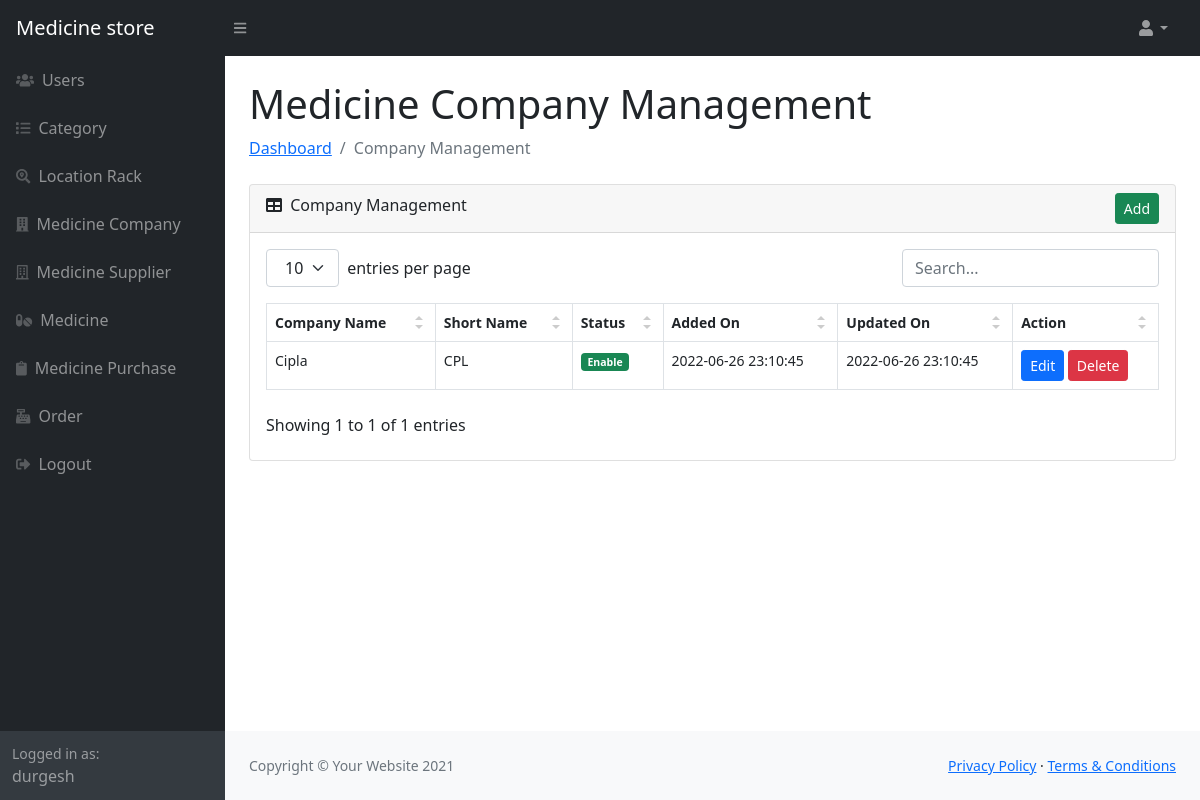
Screenshot of /company.php (signed in) with the database file from the repository.
### tables this page shows
CREATE TABLE `user_msbs` (
  `user_id` int NOT NULL AUTO_INCREMENT,
  `user_name` varchar(200) NOT NULL,
  `user_email` varchar(200) NOT NULL,
  `user_password` varchar(100) NOT NULL,
  `user_type` enum('Master','User') NOT NULL,
  `user_status` enum('Enable','Disable') NOT NULL,
  `user_created_on` datetime NOT NULL,
  PRIMARY KEY (`user_id`)
);

CREATE TABLE `medicine_manufacuter_company_msbs` (
  `medicine_manufacuter_company_id` int NOT NULL AUTO_INCREMENT,
  `company_name` varchar(200) NOT NULL,
  `company_short_name` varchar(30) NOT NULL,
  `company_status` enum('Enable','Disable') NOT NULL,
  `company_added_datetime` datetime NOT NULL,
  `company_updated_datetime` datetime NOT NULL,
  PRIMARY KEY (`medicine_manufacuter_company_id`)
);

### company.php (the view, shortened to what the rows shown need)
<?php
include('class/db.php');
$object = new db();
$object->query = "
    SELECT * FROM medicine_manufacuter_company_msbs
    ORDER BY company_name ASC
";
$result = $object->get_result();
$error = '';
include('header.php');
?>
                        <div class="container-fluid px-4">
                            <h1 class="mt-4">Medicine Company Management</h1>
                        <?php
                        if(isset($_GET["action"], $_GET["code"]))
                        {
                            if($_GET["action"] == 'add')
                            {
                        ?>
                            <ol class="breadcrumb mb-4">
                                <li class="breadcrumb-item"><a href="index.php">Dashboard</a></li>
                                <li class="breadcrumb-item"><a href="company.php">Medicine Company Management</a></li>
                                <li class="breadcrumb-item active">Add Company</li>
                            </ol>
                            <div class="row">
                                <div class="col-md-6">
                                    <?php
                                    if(isset($error) && $error != '')
                                    {
                                        echo '<div class="alert alert-danger alert-dismissible fade show" role="alert"><ul class="list-unstyled">'.$error.'</ul> <button type="button" class="btn-close" data-bs-dismiss="alert" aria-label="Close"></button></div>';
                                    }
                                    ?>
                                    <div class="card mb-4">
                                        <div class="card-header">
                                            <i class="fas fa-user-plus"></i> Add Company
                                        </div>
                                        <div class="card-body">
                                            <form method="post">
                                                <div class="form-floating mb-3">
                                                    <input class="form-control" id="company_name" type="text" placeholder="Enter Company Name" name="company_name" value="<?php if(isset($_POST["company_name"])) echo $_POST["company_name"]; ?>" />
                                                    <label for="company_name">Company Name</label>
                                                </div>
                                                <div class="form-floating mb-3">
                                                    <input class="form-control" id="company_short_name" type="text" placeholder="Enter Company Short Name" name="company_short_name" value="<?php if(isset($_POST["company_short_name"])) echo $_POST["company_short_name"]; ?>" maxlength="3" style="text-transform:uppercase" />
                                                    <label for="company_short_name">Company Short Name</label>
                                                </div>
                                                <div class="mt-4 mb-0">
                                                    <input type="submit" name="add_company" class="btn btn-success" value="Add" />
                                                </div>
                                            </form>
                                        </div>
                                    </div>
                                </div>
                            </div>
                        <?php
                            }
                            else if($_GET["action"] == 'edit')
                            {
                                $medicine_manufacuter_company_id = $object->convert_data(trim($_GET["code"]), 'decrypt');
                                if($medicine_manufacuter_company_id > 0)
                                {
                                    $object->query = "
                                    SELECT * FROM medicine_manufacuter_company_msbs
                                    WHERE medicine_manufacuter_company_id = '$medicine_manufacuter_company_id'
                                    ";
                                    $company_result = $object->get_result();
                                    foreach($company_result as $company_row)
                                    {
                                ?>
                                <ol class="breadcrumb mb-4">
                                    <li class="breadcrumb-item"><a href="index.php">Dashboard</a></li>
                                    <li class="breadcrumb-item"><a href="company.php">Medicine Company Management</a></li>
                                    <li class="breadcrumb-item active">Edit Company</li>
                                </ol>
                                <div class="row">
                                    <div class="col-md-6">
                                        <?php
                                        if(isset($error) && $error != '')
                                        {
                                            echo '<div class="alert alert-danger alert-dismissible fade show" role="alert"><ul class="list-unstyled">'.$error.'</ul> <button type="button" class="btn-close" data-bs-dismiss="alert" aria-label="Close"></button></div>';
                                        }
                                        ?>
                                        <div class="card mb-4">
                                            <div class="card-header">
                                                <i class="fas fa-user-edit"></i> Edit Company
                                            </div>
                                            <div class="card-body">
                                                <form method="post">
                                                    <div class="form-floating mb-3">
                                                        <input class="form-control" id="company_name" type="text" placeholder="Enter Company Name" name="company_name" value="<?php echo $company_row["company_name"]; ?>" />
                                                        <label for="company_name">Company Name</label>
                                                    </div>
                                                    <div class="form-floating mb-3">
                                                        <input class="form-control" id="company_short_name" type="text" placeholder="Enter Company Short Name" name="company_short_name" value="<?php echo $company_row["company_short_name"]; ?>" maxlength="3" style="text-transform:uppercase" />
                                                        <label for="company_short_name">Company Short Name</label>
                                                    </div>
                                                    <div class="mt-4 mb-0">
                                                        <input type="hidden" name="medicine_manufacuter_company_id" value="<?php echo trim($_GET["code"]); ?>" />
                                                        <input type="submit" name="edit_company" class="btn btn-primary" value="Edit" />
                                                    </div>
                                                </form>
                                            </div>
                                        </div>
                                    </div>
                                </div>
                                <?php
                                    }
                                }
                                else
                                {
                                    echo '<div class="alert alert-info">Something Went Wrong</div>';
                                }
                            }
                            else
                            {
                                echo '<div class="alert alert-info">Something Went Wrong</div>';
                            }
                        ?>
                        <?php
                        }
                        else
                        {
                        ?>
                            <div class="card mb-4">
                                <div class="card-body">
                                    <table id="datatablesSimple">
                                        <thead>
                                            <tr>
                                                <th>Company Name</th>
                                                <th>Short Name</th>
                                                <th>Status</th>
                                                <th>Added On</th>
                                                <th>Updated On</th>
                                                <th>Action</th>
                                            </tr>
                                        </thead>
                                        <tbody>
                                        <?php
                                        foreach($result as $row)
                                        {
                                            $company_status = '';
                                            if($row["company_status"] == 'Enable')
                                            {
                                                $company_status = '<div class="badge bg-success">Enable</div>';
                                            }
                                            else
                                            {
                                                $company_status = '<div class="badge bg-danger">Disable</div>';
                                            }
                                            echo '
                                            <tr>
                                                <td>'.$row["company_name"].'</td>
                                                <td>'.$row["company_short_name"].'</td>
                                                <td>'.$company_status.'</td>
                                                <td>'.$row["company_added_datetime"].'</td>
                                                <td>'.$row["company_updated_datetime"].'</td>
                                                <td>
                                                    <a href="company.php?action=edit&code='.$object->convert_data($row["medicine_manufacuter_company_id"]).'" class="btn btn-sm btn-primary">Edit</a>
                                                    <button type="button" name="delete_button" class="btn btn-danger btn-sm" onclick="delete_data(`'.$object->convert_data($row["medicine_manufacuter_company_id"]).'`, `'.$row["company_status"].'`); ">Delete</button>
                                                </td>
                                            </tr>
                                            ';
                                        }
                                        ?>
                                        </tbody>
                                    </table>
                                </div>
                            </div>
                        <?php
                        }
                        ?>
                        </div>
<?php
include('footer.php');
?>

### header.php (shortened to what the rows shown need)
<!DOCTYPE html>
<html lang="en">
    <head>
        <link href="<?php echo $object->base_url; ?>css/simple-datatables-style.css" rel="stylesheet" />
        <link href="<?php echo $object->base_url; ?>css/styles.css" rel="stylesheet" />
        <link rel="stylesheet" href="<?php echo $object->base_url; ?>css/vanillaSelectBox.css" />
    </head>
    <body class="sb-nav-fixed">
        <div id="layoutSidenav">
            <div id="layoutSidenav_nav">
                <nav class="sb-sidenav accordion sb-sidenav-dark" id="sidenavAccordion">
                    <div class="sb-sidenav-menu">
                        <div class="nav">
                        </div>
                    </div>
                    <div class="sb-sidenav-footer">
                        <div class="small">Logged in as:</div>
                        <?php echo $object->Get_user_name(); ?>
                    </div>
                </nav>
            </div>
            <div id="layoutSidenav_content">
                <main>

### rows the page displays
user_msbs: user_name "durgesh"
medicine_manufacuter_company_msbs: company_name "Cipla", company_short_name "CPL", company_status "Enable", company_added_datetime "2022-06-26 23:10:45", company_updated_datetime "2022-06-26 23:10:45"
